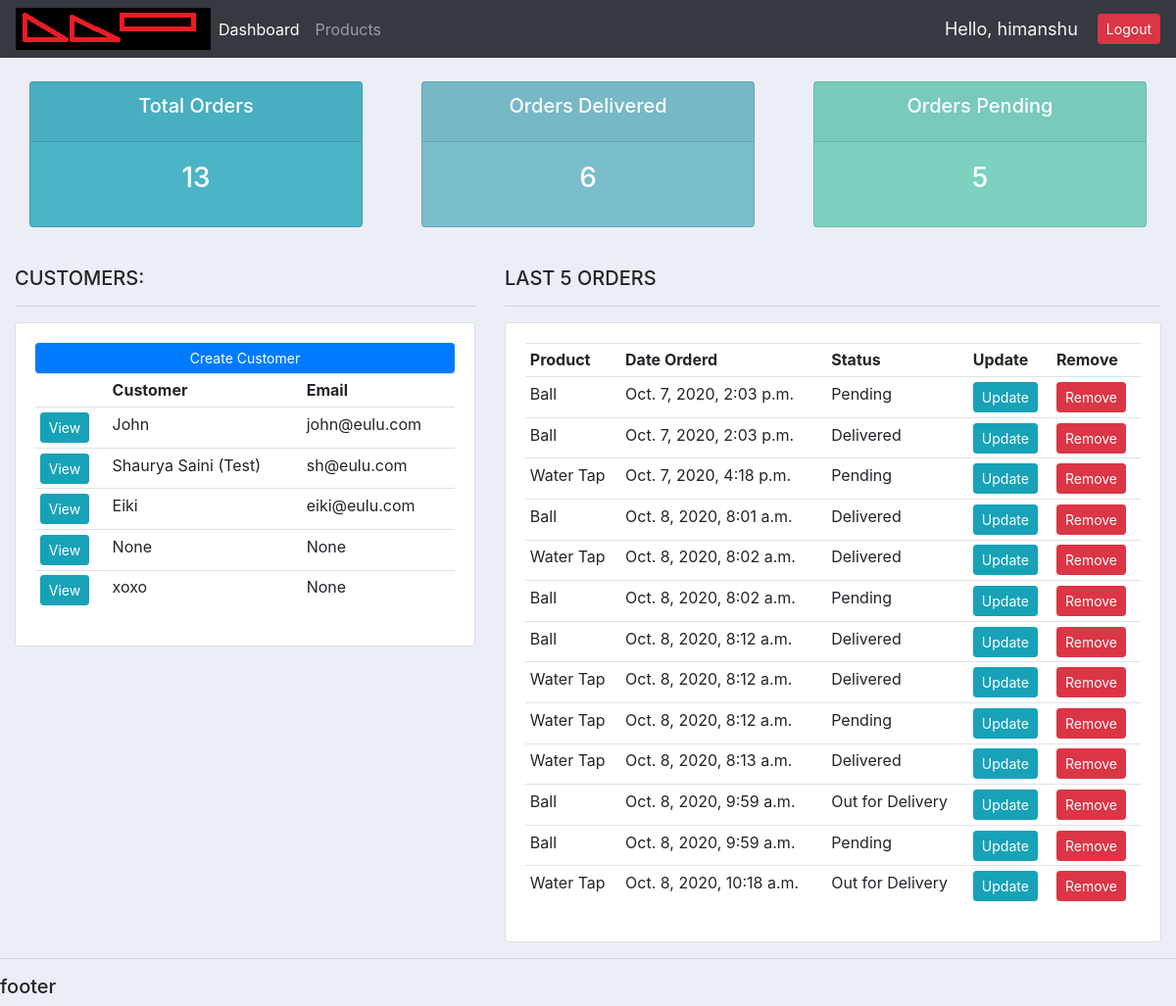
The app's page / (signed in) with its own data.
### accounts/models.py (models this page shows, shortened)
class Customer(models.Model):
    user = models.OneToOneField(User, null=True, blank=True, on_delete=models.CASCADE)
    name = models.CharField(max_length=200, null= True)
    phone = models.CharField(max_length=200, null= True)
    email = models.CharField(max_length=200, null= True)
    profile_pic = models.ImageField(default = 'p1.png', null=True, blank=True)
    date_created = models.DateTimeField(auto_now_add = True, null= True)

class Order(models.Model):
    STATUS = (
        ('Pending', 'Pending'),
        ('Out for Delivery', 'Out for Delivery'),
        ('Delivered','Delivered'),
    )
    customer = models.ForeignKey(Customer, null = True, on_delete = models.SET_NULL)
    product = models.ForeignKey(Product, null = True, on_delete = models.SET_NULL)
    date_created = models.DateTimeField(auto_now_add = True, null= True)
    status = models.CharField(max_length=200, null=True, choices=STATUS)
    note = models.CharField(max_length=1000, null=True)

class Product(models.Model):
    CATEGORY = (
        ('Indoor', 'Indoor'),
        ('Out Door', 'Out Door'),
    )
    name = models.CharField(max_length=200, null= True)
    price = models.FloatField(null= True)
    category = models.CharField(max_length=200, null= True, choices=CATEGORY)
    description = models.CharField(max_length=200, null= True, blank=True)
    date_created = models.DateTimeField(auto_now_add = True, null= True)
    tags = models.ManyToManyField(Tag)
    def __str__(self):
        return self.name

### accounts/decorators.py (the view)
    def wrapper_func(request, *args, **kwargs):
        group = None
        if request.user.groups.exists():
            group = request.user.groups.all()[0].name
        if group =='customer':
            return redirect('user-page')
        if group == 'admin':
            return view_func(request, *args, **kwargs)

### accounts/views.py (called while the page is built)
@login_required(login_url='login')
@admin_only
def home(request):
    orders = Order.objects.all()
    customers = Customer.objects.all()
    total_customers = customers.count()
    total_orders = orders.count()
    delivered = orders.filter(status='Delivered').count()
    pending = orders.filter(status='Pending').count()
    context = {
        'orders' : orders,
        'customers' : customers,
        'total_customers':total_customers,
        'total_orders':total_orders,
        'delivered':delivered,
        'pending':pending
    }
    return render(request , 'accounts/dashboard.html', context)

### accounts/templates/accounts/dashboard.html
{%  extends 'accounts/main.html' %}
{% block content %}
{%  include 'accounts/status.html' %}
<br>
<div class="row">
	<div class="col-md-5">
		<h5>CUSTOMERS:</h5>
		<hr>
		<div class="card card-body">
			<a class="btn btn-primary  btn-sm btn-block" href="">Create Customer</a>
			<table class="table table-sm">
				<tr>
					<th></th>
					<th>Customer</th>
					<th>Email</th>
				</tr>
				{% for customer in customers %}
				<tr>
					<td><a class="btn btn-sm btn-info" href="{% url 'customer' customer.id %}">View</a></td>
					<td>{{customer.name}}</td>
					<td>{{customer.email}}</td>
				</tr>
				{% endfor %}
			</table>
		</div>
	</div>
	<div class="col-md-7">
		<h5>LAST 5 ORDERS</h5>
		<hr>
		<div class="card card-body">
			<table class="table table-sm">
				<tr>
					<th>Product</th>
					<th>Date Orderd</th>
					<th>Status</th>
					<th>Update</th>
					<th>Remove</th>
				</tr>
				{% for order in orders %}
				<tr>
					<td>{{order.product}}</td>
					<td>{{order.date_created}}</td>
					<td>{{order.status}}</td>
					<td><a class="btn btn-sm btn-info" href="{% url 'update_order' order.id %}">Update</a></td>
					<td><a class="btn btn-sm btn-danger" href="{% url 'delete_order' order.id %}">Remove</a></td>
				</tr>
				{% endfor %}
			</table>
		</div>
	</div>
</div>
{% endblock %}

### accounts/templates/accounts/navbar.html (shortened to what this page needs)
{% load static %}
<nav class="navbar navbar-expand-lg navbar-dark bg-dark">
    <img src = "{% static 'images/logo.png' %}">
    <div class="collapse navbar-collapse" id="navbarNav">
      <ul class="navbar-nav">
        {% if request.user.is_staff %}
        <li class="nav-item active">
          <a class="nav-link" href="/">Dashboard</a>
        </li>
        <li class="nav-item">
          <a class="nav-link" href="#">Products</a>
        </li>
        {% else %}
          <li class="nav-item">
            <a class="nav-link" href="{% url 'account' %}">Settings</a>
          </li>
        {% endif %}
      </ul>
    </div>
    <span class = 'hello-msg'>Hello, {{request.user}}</span>
    <span><a class="btn btn-sm btn-danger" href="{% url 'logout' %}">Logout</a></span>
  </nav>

### static/css/main.css (style rules this page uses)
body { background-color: #ebeff5; }

### accounts/templates/accounts/navbar.html (style rules this page uses)
.hello-msg { font-size:18px; color: whitesmoke; margin-right: 20px; }

### records on screen
Customer: name "John", email "john@eulu.com"
Customer: name "Shaurya Saini (Test)", email "sh@eulu.com"
Customer: name "Eiki", email "eiki@eulu.com"
Customer: name "None", email "None"
Customer: name "xoxo", email "None"
Order: product "Ball", date_created "Oct. 7, 2020, 2:03 p.m.", status "Pending"
Order: product "Ball", date_created "Oct. 7, 2020, 2:03 p.m.", status "Delivered"
Order: product "Water Tap", date_created "Oct. 7, 2020, 4:18 p.m.", status "Pending"
Order: product "Ball", date_created "Oct. 8, 2020, 8:01 a.m.", status "Delivered"
Order: product "Water Tap", date_created "Oct. 8, 2020, 8:02 a.m.", status "Delivered"
Order: product "Ball", date_created "Oct. 8, 2020, 8:02 a.m.", status "Pending"
Order: product "Ball", date_created "Oct. 8, 2020, 8:12 a.m.", status "Delivered"
Order: product "Water Tap", date_created "Oct. 8, 2020, 8:12 a.m.", status "Delivered"
Order: product "Water Tap", date_created "Oct. 8, 2020, 8:12 a.m.", status "Pending"
Order: product "Water Tap", date_created "Oct. 8, 2020, 8:13 a.m.", status "Delivered"
Order: product "Ball", date_created "Oct. 8, 2020, 9:59 a.m.", status "Out for Delivery"
Order: product "Ball", date_created "Oct. 8, 2020, 9:59 a.m.", status "Pending"
Order: product "Water Tap", date_created "Oct. 8, 2020, 10:18 a.m.", status "Out for Delivery"

### other values on screen
{{ request.user }} "himanshu"
{{ total_orders }} "13"
{{ delivered }} "6"
{{ pending }} "5"
